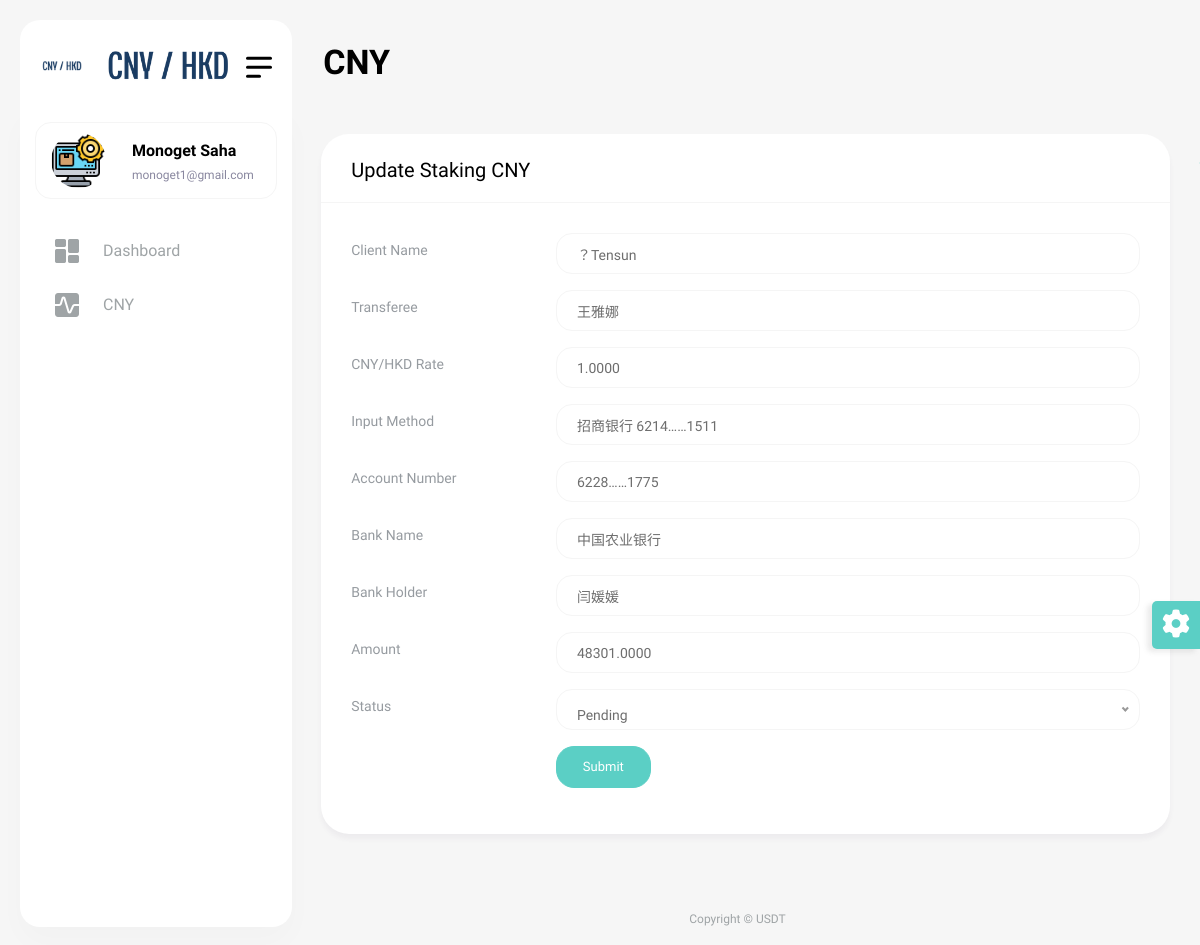
/Staking-USDT?depositId=32 (signed in), run on the app's committed database.
### tables this page shows
CREATE TABLE `deposit_cny` (
  `id` int(11) NOT NULL,
  `client_name` varchar(250) NOT NULL,
  `conversion_rate` double(10,4) NOT NULL,
  `input_method` varchar(100) NOT NULL,
  `account_number` varchar(50) NOT NULL,
  `bank_name` varchar(250) NOT NULL,
  `bank_holder` varchar(100) NOT NULL,
  `amount` double(15,4) NOT NULL,
  `w_amount` double(15,4) NOT NULL,
  `staking_days` int(11) NOT NULL,
  `transferee` varchar(150) NOT NULL,
  `status` varchar(20) NOT NULL DEFAULT 'Pending',
  `inserted_at` datetime NOT NULL,
  `updated_at` timestamp NOT NULL DEFAULT current_timestamp() ON UPDATE current_timestamp()
);

### include/dbController.php (called while the page is built, shortened)
<?php
class DBController {
    private $host = "localhost";
    private $user = "root";
    private $password = "";
    private $database = "usdt";
    private $conn;
    function __construct() {
        $this->conn = $this->connectDB();
    }
    function connectDB() {
        $conn = mysqli_connect($this->host,$this->user,$this->password,$this->database);
        return $conn;
    }
    function runQuery($query) {
        $result = mysqli_query($this->conn,$query);
        while($row=mysqli_fetch_assoc($result)) {
            $resultset[] = $row;
        }
        if(!empty($resultset))
            return $resultset;
    }
}

### staking-usdt.php (the view, shortened to what this page needs)
<?php
require_once("include/dbController.php");
$db_handle = new DBController();
?>
<!DOCTYPE html>
<html lang="en">
<head>
    <?php require_once('include/css.php'); ?>
</head>
<body>
<div id="main-wrapper">
    <?php require_once('include/header.php'); ?>
    <div class="header">
        <div class="header-content">
            <nav class="navbar navbar-expand">
                <div class="collapse navbar-collapse justify-content-between">
                    <div class="header-left">
                        <div class="dashboard_bar">
                            CNY
                        </div>
                    </div>
                </div>
            </nav>
        </div>
    </div>
    <?php require_once('include/navbar.php'); ?>
    <div class="content-body">
        <div class="container-fluid">
            <div class="row invoice-card-row">
                <?php if (isset($_GET['depositId'])) { ?>
                    <div class="col-12">
                        <div class="card">
                            <div class="card-header">
                                <h4 class="card-title">Update Staking CNY</h4>
                            </div>
                            <div class="card-body">
                                <div class="basic-form">
                                    <form method="post" action="Update">
                                        <?php $data = $db_handle->runQuery("SELECT * FROM deposit_cny where id={$_GET['depositId']}"); ?>
                                        <div class="mb-3 row">
                                            <label class="col-sm-3 col-form-label">Client Name</label>
                                            <div class="col-sm-9">
                                                <input type="text" class="form-control" name="client_name"
                                                       placeholder="Client Name"
                                                       value="<?php echo $data[0]["client_name"]; ?>" required>
                                            </div>
                                        </div>
                                        <div class="mb-3 row">
                                            <label class="col-sm-3 col-form-label">Transferee</label>
                                            <div class="col-sm-9">
                                                <input type="text" class="form-control" name="transferee"
                                                       value="<?php echo $data[0]["transferee"]; ?>"
                                                       placeholder="Transferee">
                                            </div>
                                        </div>
                                        <div class="mb-3 row">
                                            <label class="col-sm-3 col-form-label">CNY/HKD Rate</label>
                                            <div class="col-sm-9">
                                                <input type="text" class="form-control" name="conversion_rate"
                                                       placeholder="CNY/HKD Rate"
                                                       value="<?php echo $data[0]["conversion_rate"]; ?>" required>
                                            </div>
                                        </div>
                                        <div class="mb-3 row">
                                            <label class="col-sm-3 col-form-label">Input Method</label>
                                            <div class="col-sm-9">
                                                <input type="text" class="form-control" name="input_method"
                                                       value="<?php echo $data[0]["input_method"]; ?>"
                                                       placeholder="Input Method">
                                            </div>
                                        </div>
                                        <div class="mb-3 row">
                                            <label class="col-sm-3 col-form-label">Account Number</label>
                                            <div class="col-sm-9">
                                                <input type="text" class="form-control" name="account_number"
                                                       value="<?php echo $data[0]["account_number"]; ?>"
                                                       placeholder="Account Number">
                                            </div>
                                        </div>
                                        <div class="mb-3 row">
                                            <label class="col-sm-3 col-form-label">Bank Name</label>
                                            <div class="col-sm-9">
                                                <input type="text" class="form-control" name="bank_name"
                                                       value="<?php echo $data[0]["bank_name"]; ?>"
                                                       placeholder="Bank Name">
                                            </div>
                                        </div>
                                        <div class="mb-3 row">
                                            <label class="col-sm-3 col-form-label">Bank Holder</label>
                                            <div class="col-sm-9">
                                                <input type="text" class="form-control" name="bank_holder"
                                                       value="<?php echo $data[0]["bank_holder"]; ?>"
                                                       placeholder="Bank Holder">
                                            </div>
                                        </div>
                                        <div class="mb-3 row">
                                            <label class="col-sm-3 col-form-label">Amount</label>
                                            <div class="col-sm-9">
                                                <input type="text" class="form-control" name="amount"
                                                       value="<?php echo $data[0]["amount"]; ?>"
                                                       placeholder="Amount">
                                            </div>
                                        </div>
                                        <div class="mb-3 row">
                                            <label class="col-sm-3 col-form-label">Status</label>
                                            <div class="col-sm-9">
                                            </div>
                                        </div>
                                        <div class="mb-3 row">
                                            <div class="col-sm-6 mx-auto">
                                                <button type="submit" class="btn btn-primary w-25"
                                                        name="updateCNY">Submit
                                                </button>
                                            </div>
                                        </div>
                                    </form>
                                </div>
                            </div>
                        </div>
                    </div>
                <?php } ?>
            </div>
        </div>
    </div>
    <?php require_once('include/footer.php'); ?>
</div>
</body>
</html>

### include/css.php (shortened to what this page needs)
<link href="public/vendor/datatables/css/jquery.dataTables.min.css" rel="stylesheet">
<link href="public/vendor/jquery-nice-select/css/nice-select.css" rel="stylesheet">
<link rel="stylesheet" href="public/vendor/nouislider/nouislider.min.css">
<link href="public/css/style.css" rel="stylesheet">
<link href="public/vendor/toastr/css/toastr.min.css" rel="stylesheet" type="text/css"/>

### include/header.php
<div class="nav-header">
    <a href="Dashboard" class="brand-logo">
        <div class="logo-abbr" width="53px" height="53px">
            <img src="public/images/logo-text.png" class="img-fluid" alt=""/>
        </div>
        <div class="brand-title mb-3" width="124px" height="33px">
            <img src="public/images/logo-text.png" class="img-fluid" alt=""/>
        </div>
    </a>
    <div class="nav-control">
        <div class="hamburger">
            <span class="line"></span><span class="line"></span><span class="line"></span>
        </div>
    </div>
</div>

### include/navbar.php (shortened to what this page needs)
<div class="dlabnav">
    <div class="dlabnav-scroll">
        <ul class="metismenu" id="menu">
            <li class="dropdown header-profile">
                <a class="nav-link" href="javascript:void(0);" role="button" data-bs-toggle="dropdown">
                    <?php $data = $db_handle->runQuery("SELECT * FROM admin_login where id={$_SESSION['userid']}"); ?>
                    <img src="<?php echo $data[0]["image"]; ?>" width="20" alt=""/>
                    <div class="header-info ms-3">
                        <span class="font-w600 "><b><?php echo $data[0]["name"]; ?></b></span>
                        <small class="text-end font-w400"><?php echo $data[0]["email"]; ?></small>
                    </div>
                </a>
            </li>
            <li>
                <a class="ai-icon" href="Dashboard" aria-expanded="false">
                    <i class="flaticon-025-dashboard"></i>
                    <span class="nav-text">Dashboard</span>
                </a>
            </li>
            <li>
                <a class="ai-icon" href="Staking-USDT" aria-expanded="false">
                    <i class="flaticon-041-graph"></i>
                    <span class="nav-text">CNY</span>
                </a>
            </li>
        </ul>
    </div>
</div>

### include/footer.php
<div class="footer">
    <div class="copyright">
        <p>Copyright © USDT</p>
    </div>
</div>

### data on the page
deposit_cny: client_name "？Tensun", transferee "王雅娜", conversion_rate "1.0000", input_method "招商银行 6214……1511", account_number "6228……1775", bank_name "中国农业银行", bank_holder "闫媛媛", amount "48301.0000"

### other printed values
$data[0]["name"] "Monoget Saha"
$data[0]["email"] "monoget1@gmail.com"
